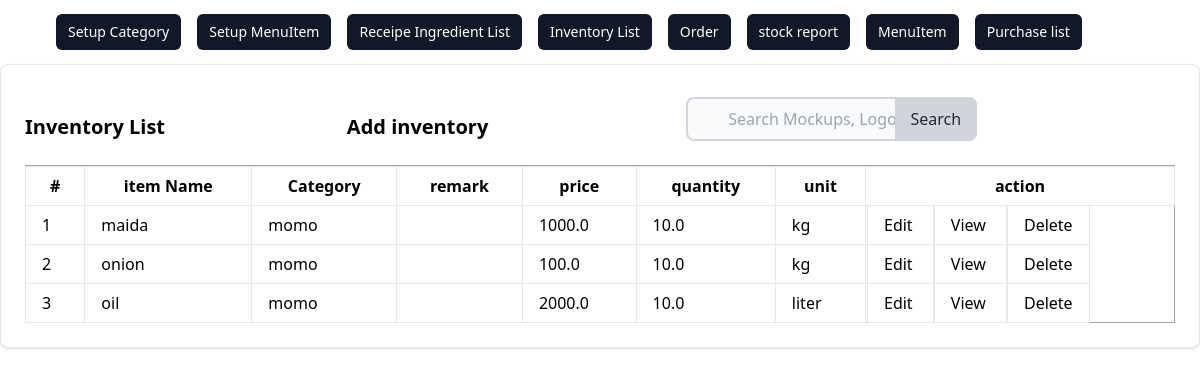
/inventory/list/, run on the app's committed database.
### inventory/models.py (models this page shows, shortened)
class Inventory(models.Model):
    category = models.ForeignKey(Category, on_delete=models.CASCADE)
    item_name = models.ForeignKey(
        Ingredient, on_delete=models.CASCADE, max_length=100)
    quantity = models.FloatField()
    price = models.FloatField()
    unit = models.CharField(choices=CHOICES, max_length=100)
    description = models.TextField()

### menu/models.py (models this page shows)
class Ingredient(models.Model):
    name = models.CharField(max_length=50)
    def __str__(self):
        return self.name

class Category(models.Model):
    name = models.CharField(max_length=100)
    description = models.TextField()
    def __str__(self):
        return self.name

### inventory/views.py (the view)
# urls.py: path('list/', views.InventoryListView.as_view(), name='inventory_list'),
class InventoryListView(ListView):
    model = Inventory
    template_name = 'inventory/inventory_list.html'
    success_url = reverse_lazy('inventory:inventory_list')

### inventory/templates/inventory/inventory_list.html (shortened to what this page needs)
{% extends './base.html' %} {% block content %}
<div class="card max-w-80%  p-6 bg-white border border-gray-200 rounded-lg shadow dark:bg-gray-800 dark:border-gray-400">
  <div class="row">
    <div class="flex items-center justify-between">
        <h5 class="text-xl font-semibold">Inventory List</h5>
        <a href="{% url 'inventory:create' %}" class="text-xl font-semibold text-grey-200 hover:underline hover:text-blue-00 ml-auto">
         <h5>  Add inventory</h5>
        </a>
      <form method="get" action="{% url 'inventory:inventory_search' %}" class="max-w-md mx-auto px-4 py-2 justify-end">
        <div class="relative">
            <input
            type="search"
            id="default-search"
            name='q'
            class="block w-full pl-10 pr-4 py-2 rounded-lg border-2 border-gray-300 bg-gray-50 focus:ring-blue-500 focus:border-blue-500"
            placeholder="Search Mockups, Logos..."
            required
          />
          <button
            type="submit"
            class="absolute inset-y-0 right-0 px-4 py-2 bg-gray-300 text-gray-800 rounded-r-lg hover:bg-gray-400 focus:outline-none focus:bg-gray-400"
          >
            Search
          </button>
        </div>
      </form>
    </div>
      <div class="card-body">
        <table class="table-auto w-full border-collapse border border-gray-400 table-bordered">
          <th class="px-1 py-0">
            <tr>
              <th class="px-4 py-2 border px-4 py-2" >#</th>
              <th class="px-4 py-2  border ">item Name</th>
              <th class="px-4 py-2  border ">Category</th>
              <th class="px-4 py-2  border ">remark</th>
              <th  class="px-4 py-2  border ">price</th>
              <th class="px-4 py-2  border ">quantity</th>
              <th class="px-4 py-2  border ">unit</th>
              <th col="3" class="px-0 py-0  border ">action</th>
            </tr>
          </th>
          <tbody>
            {% if object_list %} {% for inventory in object_list %}
            <tr>
              <td class="border px-4 py-2">{{ inventory.id}}</td>
              <td class="border px-4 py-2">{{ inventory.item_name }}</td>
              <td class="border px-4 py-2">{{ inventory.category }}</td>
              <td class="border px-4 py-2">{{ inventory.remark }}</td>
              <td class="border px-4 py-2">{{ inventory.price }}</td>
              <td  class="border px-4 py-2">{{ inventory.quantity }}</td>
              <td class="border px-4 py-2">{{ inventory.unit}}</td>
              <td>
                <a  class="border px-4 py-2"  href="{% url 'inventory:update' inventory.id  %}"> Edit </a>
                <a class="border px-4 py-2"  href="{% url 'inventory:inventory_detail' inventory.id %}"> View </a>
                <a  class="border px-4 py-2" href="{% url 'inventory:inventory_delete' inventory.id %}" > Delete </a>
              </td>
            </tr>
          {% endfor %}
          {% else %}
            <tr><td colspan="8" class="border px-4 py-2">No inventory found</td></tr>
          {% endif %}
          </tbody>
        </table>
      </div>
    </div>
  </div>
  </div>
{% endblock %}

### data on the page
Inventory: id "1", item_name "maida", category "momo", price "1000.0", quantity "10.0", unit "kg"
Inventory: id "2", item_name "onion", category "momo", price "100.0", quantity "10.0", unit "kg"
Inventory: id "3", item_name "oil", category "momo", price "2000.0", quantity "10.0", unit "liter"
